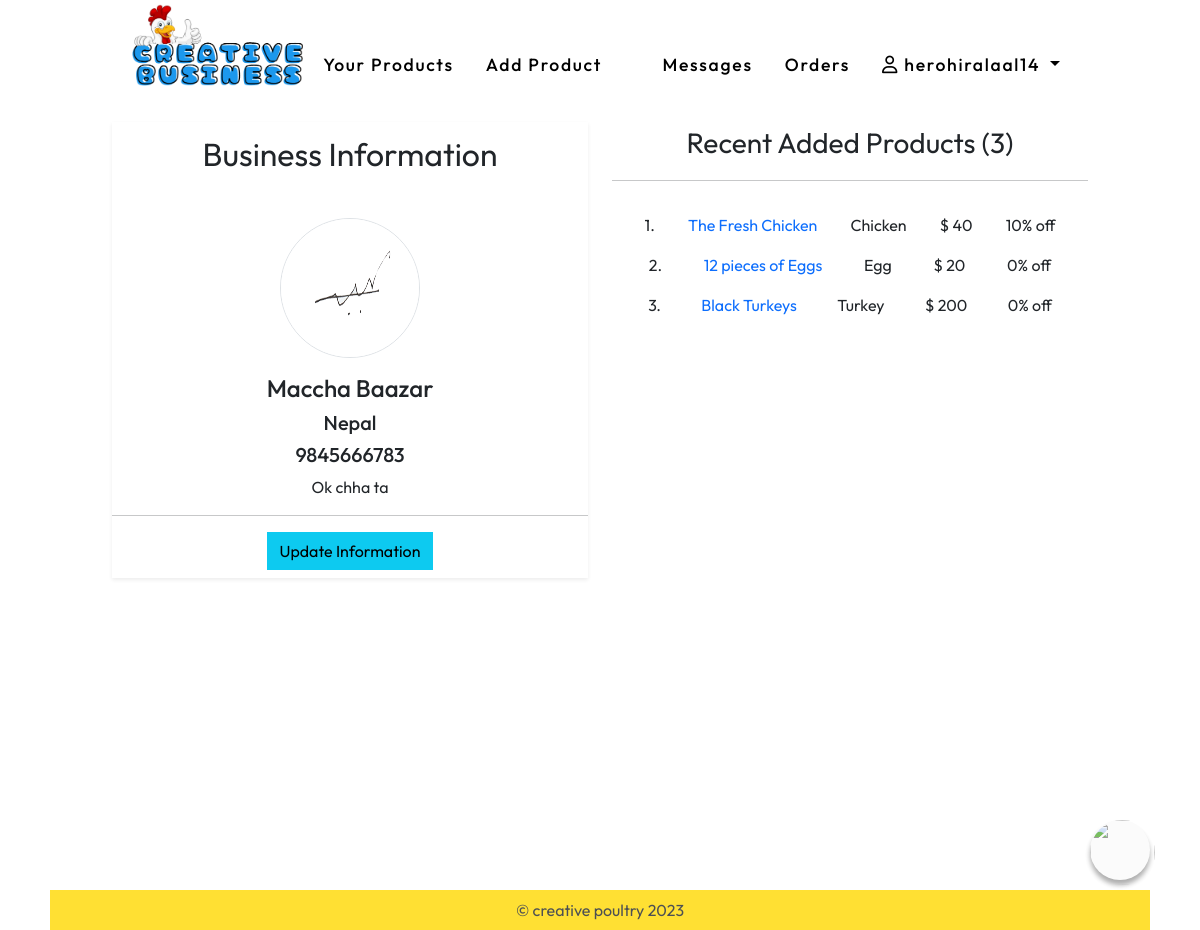
The app's page /business/ (signed in) with its own data.
### account/models.py (models this page shows, shortened)
class User(AbstractBaseUser, PermissionsMixin):
    email = models.EmailField(unique=True)
    first_name = models.CharField(max_length=30, blank=True)
    last_name = models.CharField(max_length=30, blank=True)
    is_active = models.BooleanField(default=True)
    is_staff = models.BooleanField(default=False)
    document = models.BooleanField(default=False)
    date_joined = models.DateTimeField(default=timezone.now)
    is_business = models.BooleanField(default=False)
    is_customer = models.BooleanField(default=False)
    is_approved = models.BooleanField(default=False)
    USERNAME_FIELD = 'email'
    REQUIRED_FIELDS = []
    objects = CustomUserManager()
    @property
    def username(self):
        return self.email.split('@')[0]

### business/models.py (models this page shows, shortened)
class BusinessInfo(models.Model):
    user = models.ForeignKey(User, related_name='businessuser', on_delete=models.CASCADE)
    name = models.CharField(max_length=100, default='Creative Poultry Business')
    address = models.CharField(max_length=100)
    contact = models.CharField(max_length=20)
    description = models.TextField(null=False)
    profile_image = models.ImageField(null=True, upload_to='business-profile-pics')

### product/models.py (models this page shows, shortened)
class Product(models.Model):
    category = models.ForeignKey(Category, on_delete=models.CASCADE)
    creator = models.ForeignKey(User, on_delete=models.CASCADE)
    name = models.CharField(max_length=100, null=False)
    desc = models.TextField(null=False)
    price = models.IntegerField(default=0, null=False)
    discount = models.IntegerField(default=0, null=False)
    image = models.ImageField(upload_to='product_images', null=False)
    stock_quantity = models.PositiveIntegerField(default=0, null=False)

class Category(models.Model):
    category = models.CharField(max_length=55, null=False)

### business/views.py (the view)
# urls.py: path('',ProfileView.as_view(),name='profile'),
class ProfileView(TemplateView):
    template_name='business/profile.html'
    def get_context_data(self, **kwargs):
        context = super(ProfileView, self).get_context_data(**kwargs)
        products = Product.objects.filter(creator=self.request.user).order_by('-id')
        info = BusinessInfo.objects.get(user=self.request.user)
        context.update({ "products":products, 'info':info})
        return context

### product/category_nav.py (called while the page is built)
def navbar(request):
    cartcount =0
    if not request.user.is_anonymous and request.user.is_customer :
        cart = Cart.objects.get(user=request.user)
        cartcount = CartItem.objects.filter(cart=cart).count()
    cats = Category.objects.all()
    return {'categories': cats,'cartcount':cartcount}

### templates/business/profile.html (shortened to what this page needs)
  {% extends '../base.html' %}
  {% load static %}
  {%block bodyblock%}
  <div class="container-fluid px-0 mt-2 mx-0 homediv ">
    <div class="container col-lg-10 ">
      <div class="row">
        <div class="col">
          <div class="shadow-sm">
            <div class=" py-2">
              <p class=" fs-2 text-center ">Business Information</p>
            </div>
            {%if info.name == 'Creative Poultry Business'%}
            <div class="bg-light p-3 text-center">
              <p>Please update your business information first.</p>
              <a class="btn btn-outline-info" href="{% url 'business:info-update'%}" >Update Information</a>
            </div>
            {%else%}
            <div>
              <div class="p-2 text-center my-2 ">
                <img src="{{info.profile_image.url}}" class="rounded-circle border " width="140" height="140"
                  alt="profile image">
              </div>
              <div class="text-center mt-2">
                <h4>{{info.name}}</h4>
                <h5>{{info.address}}</h5>
                <h5>{{info.contact}}</h5>
                <p class="px-5">{{info.description}}</p>
                <hr class="px-4">
                <div class="d-flex justify-content-center pb-2 ">
                  <a class="btn btn-info" href="{% url 'business:info-update'%}" >Update Information</a>
                </div>
              </div>
            </div>
            {%endif%}
          </div>
        </div>
        <div class="col">
          <div class="p2">
            <p class=" fs-3 text-center ">Recent Added Products ({{products|length}})</p>
            <hr>
            <div class="p-3">
              {%for i in products %}
              <div class="d-flex justify-content-around ">
                <p>{{forloop.counter}}.</p>
                <a href="{% url 'product:updateproduct' pk=i.id %}" class="text-decoration-none">
                  <p class="text-bold">{{i.name}}</p>
                </a>
                <p>{{i.category.category}}</p>
                <p>$ {{i.price}}</p>
                <p>{{i.discount}}% off</p>
              </div>
              {%endfor%}
            </div>
          </div>
        </div>
      </div>
    </div>
  </div>
  {%endblock%}

### templates/businessnavbar.html (shortened to what this page needs)
{% load static %}
<nav class="navbar navbar-expand-lg">
    <div class="container-fluid mt-3">
      <a style="margin-top: -40px;" class=" text-decoration-none logo" href="{%url 'business:profile' %}">
        <img height="90" src="{% static 'images/logo2.png'%}" alt="logo">
      </a>
      <div class="collapse navbar-collapse" id="navbarSupportedContent">
        <ul class="navbar-nav me-auto mb-2 mb-lg-0">
          <li class="nav-item me-3">
            <a class="nav-link " href="{%url 'business:profile'%}">Your Products</a>
          </li>
          <li class="nav-item me-3">
            <a class="nav-link " href="{%url 'product:addproduct' %}">Add Product</a>
          </li>
        </ul>
          <ul class="navbar-nav ms-auto mb-2 mb-lg-0">
          <li class="nav-item me-3">
            <a class="nav-link {{homepage}}" aria-current="page" href="{% url 'messaging:view_messages' %}"
              >Messages</a
            >
          </li>
          <li class="nav-item me-3">
            <a class="nav-link {{homepage}}" aria-current="page" href="{% url 'order:business-orders' %}"
              >Orders</a
            >
          </li>
          <li class="nav-item dropdown me-2">
            <a class="nav-link dropdown-toggle" href="#" id="navbarDropdownMenuLink" role="button" data-bs-toggle="dropdown" aria-expanded="false">
              <i class="fa-regular fa-user"></i> {{user.username}}
            </a>
          </li>
          </ul>
      </div>
    </div>
  </nav>

### staticfiles/css/style.css (style rules this page uses)
* { box-sizing: border-box; font-family: "Outfit", sans-serif; scroll-behavior: smooth; }
html, body { height: 90%; }
.homediv { min-height: calc(100% ) !important; }
.btn { border-radius: 0px !important; }
.nav-link { font-size: 1.1rem; font-weight: 500; letter-spacing: 1.7px; color: #000; transition: 0.78s; }
.logo { font-size: 1.5rem; font-weight: 600; letter-spacing: 1.7px; color: #000; transition: 0.78s; }

### staticfiles/css/bot.css (style rules this page uses)
* { margin: 0; padding: 0; box-sizing: border-box; }

### records on screen
User: username "herohiralaal14"
BusinessInfo: profile_image (picture), name "Maccha Baazar", address "Nepal", contact "9845666783", description "Ok chha ta"
Product: name "The Fresh Chicken", category.category "Chicken", price "40", discount "10"
Product: name "12 pieces of Eggs", category.category "Egg", price "20", discount "0"
Product: name "Black Turkeys", category.category "Turkey", price "200", discount "0"

### other values on screen
{{ products|length }} "3"
